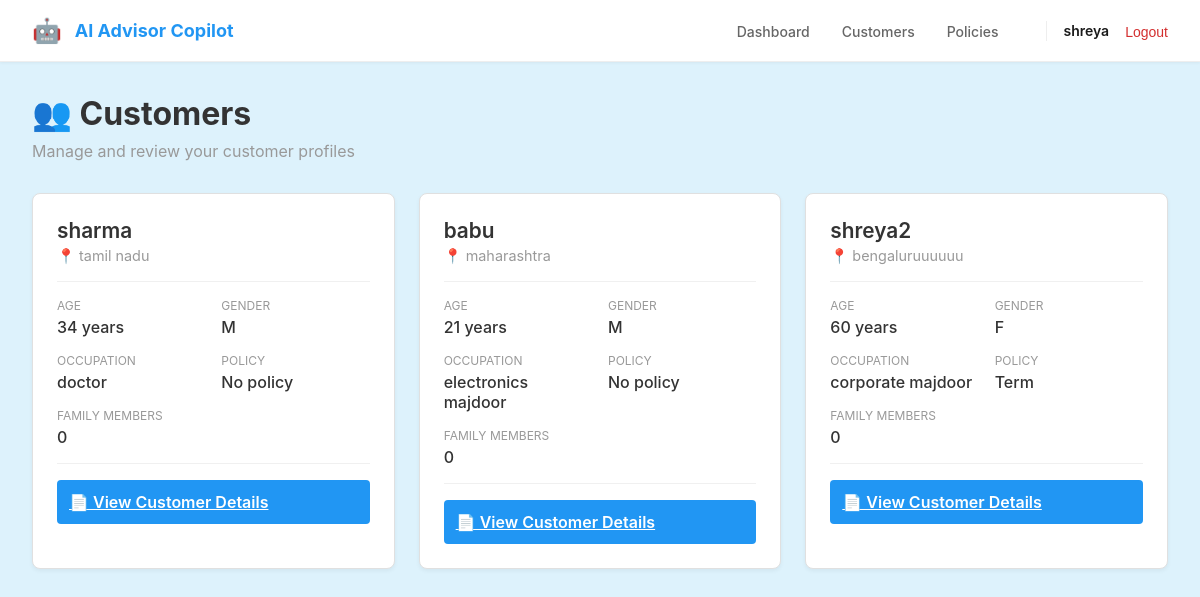
The app's page /customers/ (signed in), older data.
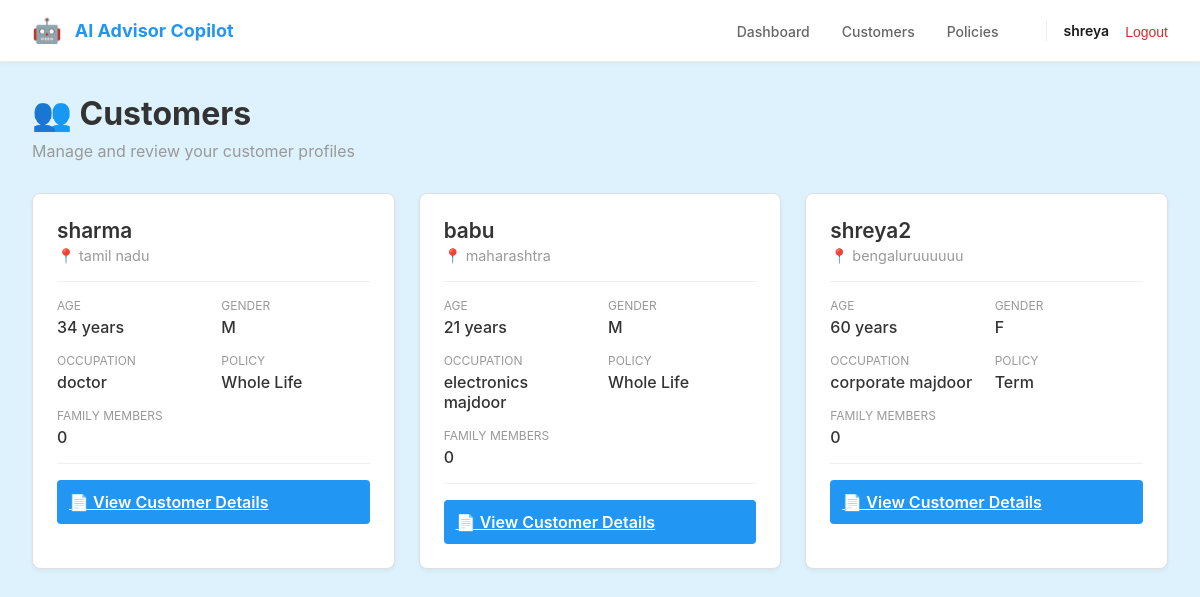
The same page, newer data.
### advisors/models.py (models this page shows, shortened)
class Customer(models.Model):
    GENDER_CHOICES = [
        ("M", "Male"),
        ("F", "Female"),
        ("O", "Other"),
    ]
    full_name = models.CharField(max_length=255)
    age = models.IntegerField()
    gender = models.CharField(max_length=1, choices=GENDER_CHOICES)
    city = models.CharField(max_length=100)
    occupation = models.CharField(max_length=100)
    annual_income = models.DecimalField(max_digits=12, decimal_places=2, blank=True, null=True)
    premium_budget = models.DecimalField(max_digits=12, decimal_places=2, blank=True, null=True)
    preferred_hospitals = models.TextField(blank=True, null=True)
    assigned_to = models.ForeignKey(
        User, on_delete=models.CASCADE
    )  # Security: only assigned user sees this
    created_at = models.DateTimeField(auto_now_add=True)
    updated_at = models.DateTimeField(auto_now=True)

class ExistingInsuranceCover(models.Model):
    POLICY_TYPE_CHOICES = [
        ("Term", "Term Insurance"),
        ("Whole Life", "Whole Life"),
        ("Endowment", "Endowment"),
        ("ULiP", "Unit Linked Insurance Plan"),
        ("Other", "Other"),
    ]
    customer = models.ForeignKey(
        Customer, on_delete=models.CASCADE, related_name="insurance_covers"
    )
    provider_name = models.CharField(max_length=255)
    coverage_amount = models.DecimalField(max_digits=12, decimal_places=2)
    policy_type = models.CharField(max_length=50, choices=POLICY_TYPE_CHOICES)
    claim_history = models.TextField(blank=True, null=True)
    policy_number = models.CharField(max_length=50, unique=True, null=True, blank=True)

### advisors/views.py (the view)
# urls.py: path("customers/", customers_list, name="customers"),
@login_required(login_url='login')
def customers_list(request):
    customers = Customer.objects.filter(assigned_to=request.user).order_by('-id')
    return render(request, 'customers.html', {'customers': customers, 'customers_count': customers.count()})

### templates/customers.html (shortened to what the changed rows need)
{% load static %}
<!DOCTYPE html>
<html lang="en">
<head>
    <link rel="stylesheet" href="{% static 'style.css' %}">
</head>
<body>
    <div class="main-container">
        <div class="customers-container">
            <div class="customers-header">
                <h1>👥 Customers</h1>
            </div>
            {% if customers %}
                <div class="customers-grid">
                    {% for customer in customers %}
                        <div class="customer-card">
                            <div class="customer-card-name">{{ customer.full_name }}</div>
                            <div class="customer-card-city">📍 {{ customer.city|default:"Not specified" }}</div>
                            <div class="customer-card-details">
                                <div class="detail-item">
                                    <div class="detail-label">Age</div>
                                    <div class="detail-value">{{ customer.age }} years</div>
                                </div>
                                <div class="detail-item">
                                    <div class="detail-label">Gender</div>
                                    <div class="detail-value">{{ customer.gender|default:"N/A" }}</div>
                                </div>
                                <div class="detail-item">
                                    <div class="detail-label">Occupation</div>
                                    <div class="detail-value">{{ customer.occupation|default:"N/A" }}</div>
                                </div>
                                <div class="detail-item">
                                    <div class="detail-label">Policy</div>
                                    <div class="detail-value">
                                        {% if customer.insurance_covers.all %}
                                            {% for policy in customer.insurance_covers.all %}{{ policy.policy_type }}{% if not forloop.last %}, {% endif %}{% endfor %}
                                        {% else %}
                                            No policy
                                        {% endif %}
                                    </div>
                                </div>
                                <div class="detail-item">
                                    <div class="detail-label">Family Members</div>
                                    <div class="detail-value">{{ customer.family_members.count }}</div>
                                </div>
                            </div>
                            <div class="customer-card-footer">
                                <a href="/dashboard/?customer_id={{ customer.id }}" class="btn-select">📄 View Customer Details</a>
                            </div>
                        </div>
                    {% endfor %}
                </div>
            {% else %}
                <div class="empty-state">
                    <div class="empty-state-icon">👤</div>
                    <p>No customers yet</p>
                    <p style="font-size: 0.9rem; color: #ccc;">Add your first customer through the admin panel or API to get started.</p>
                </div>
            {% endif %}
        </div>
    </div>
</body>
</html>

Row changes from the older to the newer data that the page shows:
shown differently, row unchanged: Customer "sharma": no longer shows "No policy"
added ExistingInsuranceCover: policy_type "Whole Life", shown under Customer "sharma"
shown differently, row unchanged: Customer "babu": no longer shows "No policy"
added ExistingInsuranceCover: policy_type "Whole Life", shown under Customer "babu"
